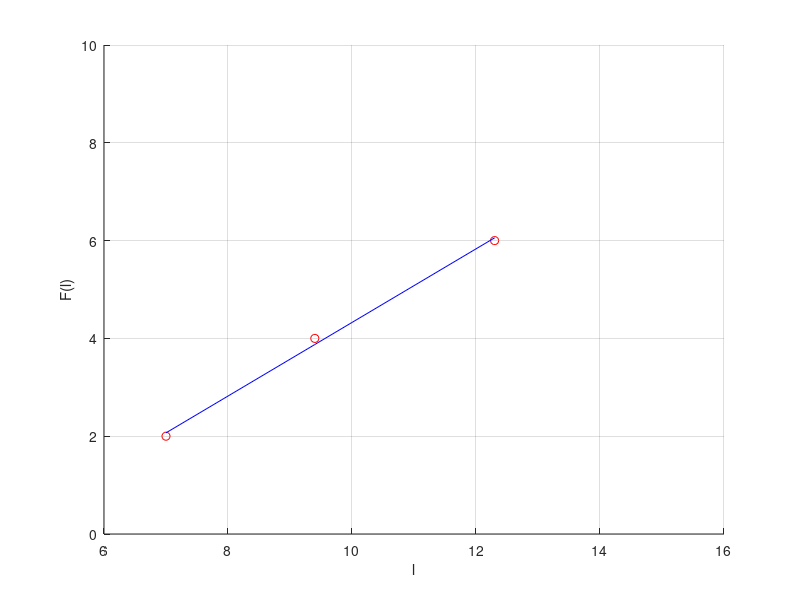
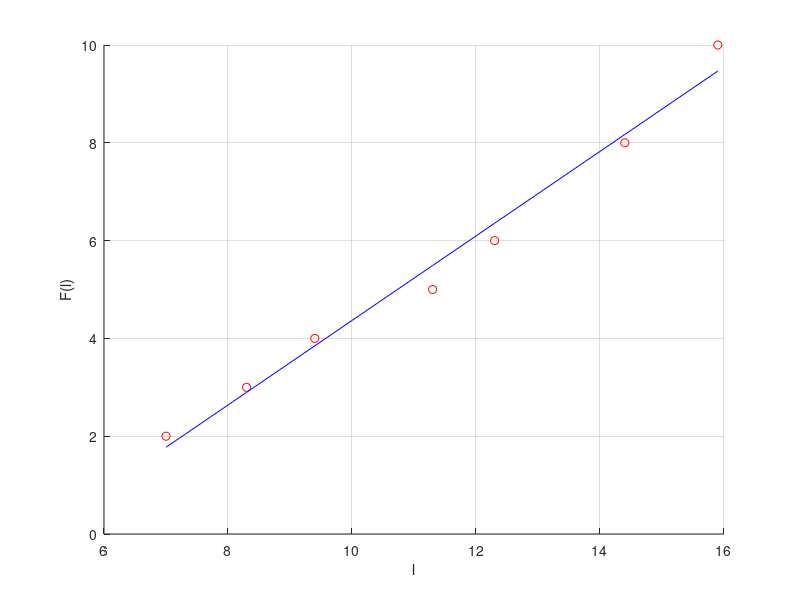

Source code (MATLAB) for these figures, in order:
#! /usr/bin/octave -qf
1;

% Te plotea la linea de tendencia con los puntos
function [a0 a1 error] = minimos_cuadrados(x, y)

	[a0 a1] = get_coeff(x, y);

	clf;
	hold on;
	% Ploteamos los puntos
	plot(x, y, 'ro');

	% Y ahora la linea de tendencia P(x) = a_1 * x + a_0
	x_sort = sort(x);
	P = a1 * x_sort + a0;

	plot(x_sort, P, 'b');

	grid; xlabel('l'); ylabel('F(l)');
	xlim([6 16]); ylim([0 10]);

	hold off;

	% Calculamos el error
	error = sum((y - (a1 * x + a0)).^2)/length(x);
	
end

% Devuelve la solucion de las ecuaciones normales
function [a0 a1] = get_coeff(x, y)

	m = length(x);

	x_sum = x_cuad = 0;
	y_sum = xy = 0;

	for i = 1 : m
		x_sum += x(i);
		x_cuad += x(i)^2;

		y_sum += y(i);
		
		xy += x(i) * y(i);
	end

	a0 = ( x_cuad * y_sum - xy * x_sum ) / ( m * x_cuad - (x_sum)^2);
	a1 = ( m * xy - y_sum * x_sum ) / ( m * x_cuad - (x_sum)^2);

end

ybase = [7.0 9.4 12.3];
xbase = [2 4 6];

figure(1);
[a0 a1 error] = minimos_cuadrados(ybase, xbase)

% Le agregamos datos adicionales
ybase = [ybase 8.3 11.3 14.4 15.9];
xbase = [xbase 3 5 8 10];

figure(2);
pause;
[a0 a1 error] = minimos_cuadrados(ybase, xbase)
